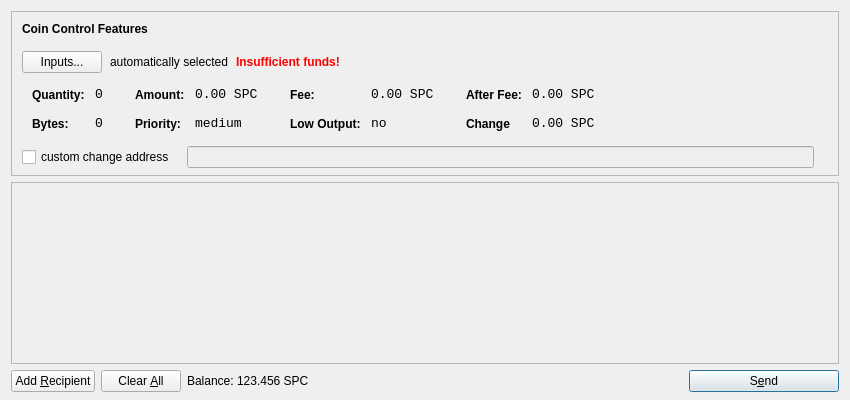
<?xml version="1.0" encoding="UTF-8"?>
<ui version="4.0">
 <class>SendCoinsDialog</class>
 <widget class="QDialog" name="SendCoinsDialog">
  <property name="geometry">
   <rect>
    <x>0</x>
    <y>0</y>
    <width>850</width>
    <height>400</height>
   </rect>
  </property>
  <property name="windowTitle">
   <string>Send Coins</string>
  </property>
  <property name="styleSheet">
   <string notr="true">QListView { background: transparent; }</string>
  </property>
  <layout class="QVBoxLayout" name="verticalLayout" stretch="0,1,0">
   <property name="bottomMargin">
    <number>8</number>
   </property>
   <item>
    <widget class="QFrame" name="frameCoinControl">
     <property name="sizePolicy">
      <sizepolicy hsizetype="Expanding" vsizetype="Expanding">
       <horstretch>0</horstretch>
       <verstretch>0</verstretch>
      </sizepolicy>
     </property>
     <property name="maximumSize">
      <size>
       <width>16777215</width>
       <height>16777215</height>
      </size>
     </property>
     <property name="styleSheet">
      <string notr="true">QListView { background: transparent; }</string>
     </property>
     <property name="frameShape">
      <enum>QFrame::StyledPanel</enum>
     </property>
     <property name="frameShadow">
      <enum>QFrame::Sunken</enum>
     </property>
     <layout class="QVBoxLayout" name="verticalLayoutCoinControl2">
      <property name="spacing">
       <number>6</number>
      </property>
      <property name="leftMargin">
       <number>0</number>
      </property>
      <property name="topMargin">
       <number>0</number>
      </property>
      <property name="rightMargin">
       <number>0</number>
      </property>
      <property name="bottomMargin">
       <number>6</number>
      </property>
      <item>
       <layout class="QVBoxLayout" name="verticalLayoutCoinControl" stretch="0,0,0,0,1">
        <property name="spacing">
         <number>0</number>
        </property>
        <property name="leftMargin">
         <number>10</number>
        </property>
        <property name="topMargin">
         <number>10</number>
        </property>
        <item>
         <layout class="QHBoxLayout" name="horizontalLayoutCoinControl1">
          <property name="bottomMargin">
           <number>15</number>
          </property>
          <item>
           <widget class="QLabel" name="labelCoinControlFeatures">
            <property name="sizePolicy">
             <sizepolicy hsizetype="Preferred" vsizetype="Maximum">
              <horstretch>0</horstretch>
              <verstretch>0</verstretch>
             </sizepolicy>
            </property>
            <property name="font">
             <font>
              <weight>75</weight>
              <bold>true</bold>
             </font>
            </property>
            <property name="styleSheet">
             <string notr="true">font-weight:bold;</string>
            </property>
            <property name="text">
             <string>Coin Control Features</string>
            </property>
           </widget>
          </item>
         </layout>
        </item>
        <item>
         <layout class="QHBoxLayout" name="horizontalLayoutCoinControl2" stretch="0,0,0,0">
          <property name="spacing">
           <number>8</number>
          </property>
          <property name="bottomMargin">
           <number>10</number>
          </property>
          <item>
           <widget class="QPushButton" name="pushButtonCoinControl">
            <property name="styleSheet">
             <string notr="true"/>
            </property>
            <property name="text">
             <string>Inputs...</string>
            </property>
           </widget>
          </item>
          <item>
           <widget class="QLabel" name="labelCoinControlAutomaticallySelected">
            <property name="text">
             <string>automatically selected</string>
            </property>
            <property name="margin">
             <number>5</number>
            </property>
           </widget>
          </item>
          <item>
           <widget class="QLabel" name="labelCoinControlInsuffFunds">
            <property name="font">
             <font>
              <weight>75</weight>
              <bold>true</bold>
             </font>
            </property>
            <property name="styleSheet">
             <string notr="true">color:red;font-weight:bold;</string>
            </property>
            <property name="text">
             <string>Insufficient funds!</string>
            </property>
            <property name="margin">
             <number>5</number>
            </property>
           </widget>
          </item>
          <item>
           <spacer name="horizontalSpacerCoinControl">
            <property name="orientation">
             <enum>Qt::Horizontal</enum>
            </property>
            <property name="sizeHint" stdset="0">
             <size>
              <width>40</width>
              <height>1</height>
             </size>
            </property>
           </spacer>
          </item>
         </layout>
        </item>
        <item>
         <widget class="QWidget" name="widgetCoinControl" native="true">
          <property name="sizePolicy">
           <sizepolicy hsizetype="Preferred" vsizetype="Preferred">
            <horstretch>0</horstretch>
            <verstretch>0</verstretch>
           </sizepolicy>
          </property>
          <property name="minimumSize">
           <size>
            <width>0</width>
            <height>0</height>
           </size>
          </property>
          <property name="styleSheet">
           <string notr="true"/>
          </property>
          <layout class="QHBoxLayout" name="horizontalLayoutCoinControl5">
           <property name="margin">
            <number>0</number>
           </property>
           <item>
            <layout class="QHBoxLayout" name="horizontalLayoutCoinControl3" stretch="0,0,0,1">
             <property name="spacing">
              <number>20</number>
             </property>
             <property name="topMargin">
              <number>0</number>
             </property>
             <property name="bottomMargin">
              <number>10</number>
             </property>
             <item>
              <layout class="QFormLayout" name="formLayoutCoinControl1">
               <property name="horizontalSpacing">
                <number>10</number>
               </property>
               <property name="verticalSpacing">
                <number>14</number>
               </property>
               <property name="leftMargin">
                <number>10</number>
               </property>
               <property name="topMargin">
                <number>4</number>
               </property>
               <property name="rightMargin">
                <number>6</number>
               </property>
               <item row="0" column="0">
                <widget class="QLabel" name="labelCoinControlQuantityText">
                 <property name="styleSheet">
                  <string notr="true">font-weight:bold;</string>
                 </property>
                 <property name="text">
                  <string>Quantity:</string>
                 </property>
                 <property name="margin">
                  <number>0</number>
                 </property>
                </widget>
               </item>
               <item row="0" column="1">
                <widget class="QLabel" name="labelCoinControlQuantity">
                 <property name="font">
                  <font>
                   <family>Monospace</family>
                   <pointsize>10</pointsize>
                  </font>
                 </property>
                 <property name="cursor">
                  <cursorShape>IBeamCursor</cursorShape>
                 </property>
                 <property name="contextMenuPolicy">
                  <enum>Qt::ActionsContextMenu</enum>
                 </property>
                 <property name="text">
                  <string>0</string>
                 </property>
                 <property name="margin">
                  <number>0</number>
                 </property>
                 <property name="textInteractionFlags">
                  <set>Qt::LinksAccessibleByMouse|Qt::TextSelectableByKeyboard|Qt::TextSelectableByMouse</set>
                 </property>
                </widget>
               </item>
               <item row="1" column="0">
                <widget class="QLabel" name="labelCoinControlBytesText">
                 <property name="styleSheet">
                  <string notr="true">font-weight:bold;</string>
                 </property>
                 <property name="text">
                  <string>Bytes:</string>
                 </property>
                </widget>
               </item>
               <item row="1" column="1">
                <widget class="QLabel" name="labelCoinControlBytes">
                 <property name="font">
                  <font>
                   <family>Monospace</family>
                   <pointsize>10</pointsize>
                  </font>
                 </property>
                 <property name="cursor">
                  <cursorShape>IBeamCursor</cursorShape>
                 </property>
                 <property name="contextMenuPolicy">
                  <enum>Qt::ActionsContextMenu</enum>
                 </property>
                 <property name="text">
                  <string>0</string>
                 </property>
                 <property name="textInteractionFlags">
                  <set>Qt::LinksAccessibleByMouse|Qt::TextSelectableByKeyboard|Qt::TextSelectableByMouse</set>
                 </property>
                </widget>
               </item>
              </layout>
             </item>
             <item>
              <layout class="QFormLayout" name="formLayoutCoinControl2">
               <property name="horizontalSpacing">
                <number>10</number>
               </property>
               <property name="verticalSpacing">
                <number>14</number>
               </property>
               <property name="leftMargin">
                <number>6</number>
               </property>
               <property name="topMargin">
                <number>4</number>
               </property>
               <property name="rightMargin">
                <number>6</number>
               </property>
               <item row="0" column="0">
                <widget class="QLabel" name="labelCoinControlAmountText">
                 <property name="styleSheet">
                  <string notr="true">font-weight:bold;</string>
                 </property>
                 <property name="text">
                  <string>Amount:</string>
                 </property>
                 <property name="margin">
                  <number>0</number>
                 </property>
                </widget>
               </item>
               <item row="0" column="1">
                <widget class="QLabel" name="labelCoinControlAmount">
                 <property name="font">
                  <font>
                   <family>Monospace</family>
                   <pointsize>10</pointsize>
                  </font>
                 </property>
                 <property name="cursor">
                  <cursorShape>IBeamCursor</cursorShape>
                 </property>
                 <property name="contextMenuPolicy">
                  <enum>Qt::ActionsContextMenu</enum>
                 </property>
                 <property name="text">
                  <string>0.00 SPC</string>
                 </property>
                 <property name="textInteractionFlags">
                  <set>Qt::LinksAccessibleByMouse|Qt::TextSelectableByKeyboard|Qt::TextSelectableByMouse</set>
                 </property>
                </widget>
               </item>
               <item row="1" column="0">
                <widget class="QLabel" name="labelCoinControlPriorityText">
                 <property name="styleSheet">
                  <string notr="true">font-weight:bold;</string>
                 </property>
                 <property name="text">
                  <string>Priority:</string>
                 </property>
                </widget>
               </item>
               <item row="1" column="1">
                <widget class="QLabel" name="labelCoinControlPriority">
                 <property name="font">
                  <font>
                   <family>Monospace</family>
                   <pointsize>10</pointsize>
                  </font>
                 </property>
                 <property name="cursor">
                  <cursorShape>IBeamCursor</cursorShape>
                 </property>
                 <property name="contextMenuPolicy">
                  <enum>Qt::ActionsContextMenu</enum>
                 </property>
                 <property name="text">
                  <string>medium</string>
                 </property>
                 <property name="textInteractionFlags">
                  <set>Qt::LinksAccessibleByMouse|Qt::TextSelectableByKeyboard|Qt::TextSelectableByMouse</set>
                 </property>
                </widget>
               </item>
              </layout>
             </item>
             <item>
              <layout class="QFormLayout" name="formLayoutCoinControl3">
               <property name="horizontalSpacing">
                <number>10</number>
               </property>
               <property name="verticalSpacing">
                <number>14</number>
               </property>
               <property name="leftMargin">
                <number>6</number>
               </property>
               <property name="topMargin">
                <number>4</number>
               </property>
               <property name="rightMargin">
                <number>6</number>
               </property>
               <item row="0" column="0">
                <widget class="QLabel" name="labelCoinControlFeeText">
                 <property name="styleSheet">
                  <string notr="true">font-weight:bold;</string>
                 </property>
                 <property name="text">
                  <string>Fee:</string>
                 </property>
                 <property name="margin">
                  <number>0</number>
                 </property>
                </widget>
               </item>
               <item row="0" column="1">
                <widget class="QLabel" name="labelCoinControlFee">
                 <property name="font">
                  <font>
                   <family>Monospace</family>
                   <pointsize>10</pointsize>
                  </font>
                 </property>
                 <property name="cursor">
                  <cursorShape>IBeamCursor</cursorShape>
                 </property>
                 <property name="contextMenuPolicy">
                  <enum>Qt::ActionsContextMenu</enum>
                 </property>
                 <property name="text">
                  <string>0.00 SPC</string>
                 </property>
                 <property name="textInteractionFlags">
                  <set>Qt::LinksAccessibleByMouse|Qt::TextSelectableByKeyboard|Qt::TextSelectableByMouse</set>
                 </property>
                </widget>
               </item>
               <item row="1" column="0">
                <widget class="QLabel" name="labelCoinControlLowOutputText">
                 <property name="styleSheet">
                  <string notr="true">font-weight:bold;</string>
                 </property>
                 <property name="text">
                  <string>Low Output:</string>
                 </property>
                </widget>
               </item>
               <item row="1" column="1">
                <widget class="QLabel" name="labelCoinControlLowOutput">
                 <property name="font">
                  <font>
                   <family>Monospace</family>
                   <pointsize>10</pointsize>
                  </font>
                 </property>
                 <property name="cursor">
                  <cursorShape>IBeamCursor</cursorShape>
                 </property>
                 <property name="contextMenuPolicy">
                  <enum>Qt::ActionsContextMenu</enum>
                 </property>
                 <property name="text">
                  <string>no</string>
                 </property>
                 <property name="textInteractionFlags">
                  <set>Qt::LinksAccessibleByMouse|Qt::TextSelectableByKeyboard|Qt::TextSelectableByMouse</set>
                 </property>
                </widget>
               </item>
              </layout>
             </item>
             <item>
              <layout class="QFormLayout" name="formLayoutCoinControl4">
               <property name="horizontalSpacing">
                <number>10</number>
               </property>
               <property name="verticalSpacing">
                <number>14</number>
               </property>
               <property name="leftMargin">
                <number>6</number>
               </property>
               <property name="topMargin">
                <number>4</number>
               </property>
               <property name="rightMargin">
                <number>6</number>
               </property>
               <item row="0" column="0">
                <widget class="QLabel" name="labelCoinControlAfterFeeText">
                 <property name="styleSheet">
                  <string notr="true">font-weight:bold;</string>
                 </property>
                 <property name="text">
                  <string>After Fee:</string>
                 </property>
                 <property name="margin">
                  <number>0</number>
                 </property>
                </widget>
               </item>
               <item row="0" column="1">
                <widget class="QLabel" name="labelCoinControlAfterFee">
                 <property name="font">
                  <font>
                   <family>Monospace</family>
                   <pointsize>10</pointsize>
                  </font>
                 </property>
                 <property name="cursor">
                  <cursorShape>IBeamCursor</cursorShape>
                 </property>
                 <property name="contextMenuPolicy">
                  <enum>Qt::ActionsContextMenu</enum>
                 </property>
                 <property name="text">
                  <string>0.00 SPC</string>
                 </property>
                 <property name="textInteractionFlags">
                  <set>Qt::LinksAccessibleByMouse|Qt::TextSelectableByKeyboard|Qt::TextSelectableByMouse</set>
                 </property>
                </widget>
               </item>
               <item row="1" column="0">
                <widget class="QLabel" name="labelCoinControlChangeText">
                 <property name="styleSheet">
                  <string notr="true">font-weight:bold;</string>
                 </property>
                 <property name="text">
                  <string>Change</string>
                 </property>
                </widget>
               </item>
               <item row="1" column="1">
                <widget class="QLabel" name="labelCoinControlChange">
                 <property name="font">
                  <font>
                   <family>Monospace</family>
                   <pointsize>10</pointsize>
                  </font>
                 </property>
                 <property name="cursor">
                  <cursorShape>IBeamCursor</cursorShape>
                 </property>
                 <property name="contextMenuPolicy">
                  <enum>Qt::ActionsContextMenu</enum>
                 </property>
                 <property name="text">
                  <string>0.00 SPC</string>
                 </property>
                 <property name="textInteractionFlags">
                  <set>Qt::LinksAccessibleByMouse|Qt::TextSelectableByKeyboard|Qt::TextSelectableByMouse</set>
                 </property>
                </widget>
               </item>
              </layout>
             </item>
            </layout>
           </item>
          </layout>
         </widget>
        </item>
        <item>
         <layout class="QHBoxLayout" name="horizontalLayoutCoinControl4" stretch="0,0,0">
          <property name="spacing">
           <number>12</number>
          </property>
          <property name="sizeConstraint">
           <enum>QLayout::SetDefaultConstraint</enum>
          </property>
          <property name="topMargin">
           <number>5</number>
          </property>
          <property name="rightMargin">
           <number>5</number>
          </property>
          <item>
           <widget class="QCheckBox" name="checkBoxCoinControlChange">
            <property name="text">
             <string>custom change address</string>
            </property>
           </widget>
          </item>
          <item>
           <widget class="QLineEdit" name="lineEditCoinControlChange">
            <property name="enabled">
             <bool>false</bool>
            </property>
            <property name="sizePolicy">
             <sizepolicy hsizetype="Expanding" vsizetype="Fixed">
              <horstretch>0</horstretch>
              <verstretch>0</verstretch>
             </sizepolicy>
            </property>
           </widget>
          </item>
          <item>
           <widget class="QLabel" name="labelCoinControlChangeLabel">
            <property name="sizePolicy">
             <sizepolicy hsizetype="Preferred" vsizetype="Expanding">
              <horstretch>0</horstretch>
              <verstretch>0</verstretch>
             </sizepolicy>
            </property>
            <property name="minimumSize">
             <size>
              <width>0</width>
              <height>0</height>
             </size>
            </property>
            <property name="text">
             <string/>
            </property>
            <property name="margin">
             <number>3</number>
            </property>
           </widget>
          </item>
         </layout>
        </item>
        <item>
         <spacer name="verticalSpacerCoinControl">
          <property name="orientation">
           <enum>Qt::Vertical</enum>
          </property>
          <property name="sizeHint" stdset="0">
           <size>
            <width>800</width>
            <height>1</height>
           </size>
          </property>
         </spacer>
        </item>
       </layout>
      </item>
     </layout>
    </widget>
   </item>
   <item>
    <widget class="QScrollArea" name="scrollArea">
     <property name="widgetResizable">
      <bool>true</bool>
     </property>
     <widget class="QWidget" name="scrollAreaWidgetContents">
      <property name="geometry">
       <rect>
        <x>0</x>
        <y>0</y>
        <width>828</width>
        <height>162</height>
       </rect>
      </property>
      <layout class="QVBoxLayout" name="verticalLayout_2">
       <property name="margin">
        <number>0</number>
       </property>
       <item>
        <layout class="QVBoxLayout" name="entries">
         <property name="spacing">
          <number>6</number>
         </property>
        </layout>
       </item>
       <item>
        <spacer name="verticalSpacer">
         <property name="orientation">
          <enum>Qt::Vertical</enum>
         </property>
         <property name="sizeHint" stdset="0">
          <size>
           <width>20</width>
           <height>40</height>
          </size>
         </property>
        </spacer>
       </item>
      </layout>
     </widget>
    </widget>
   </item>
   <item>
    <layout class="QHBoxLayout" name="horizontalLayout">
     <item>
      <widget class="QPushButton" name="addButton">
       <property name="toolTip">
        <string>Send to multiple recipients at once</string>
       </property>
       <property name="text">
        <string>Add &amp;Recipient</string>
       </property>
       <property name="icon">
        <iconset resource="../bitcoin.qrc">
         <normaloff>:/icons/add</normaloff>:/icons/add</iconset>
       </property>
       <property name="autoDefault">
        <bool>false</bool>
       </property>
      </widget>
     </item>
     <item>
      <widget class="QPushButton" name="clearButton">
       <property name="sizePolicy">
        <sizepolicy hsizetype="Minimum" vsizetype="Fixed">
         <horstretch>0</horstretch>
         <verstretch>0</verstretch>
        </sizepolicy>
       </property>
       <property name="toolTip">
        <string>Remove all transaction fields</string>
       </property>
       <property name="text">
        <string>Clear &amp;All</string>
       </property>
       <property name="icon">
        <iconset resource="../bitcoin.qrc">
         <normaloff>:/icons/remove</normaloff>:/icons/remove</iconset>
       </property>
       <property name="autoRepeatDelay">
        <number>300</number>
       </property>
       <property name="autoDefault">
        <bool>false</bool>
       </property>
      </widget>
     </item>
     <item>
      <layout class="QHBoxLayout" name="horizontalLayout_2">
       <property name="spacing">
        <number>3</number>
       </property>
       <item>
        <widget class="QLabel" name="label">
         <property name="sizePolicy">
          <sizepolicy hsizetype="Preferred" vsizetype="Fixed">
           <horstretch>0</horstretch>
           <verstretch>0</verstretch>
          </sizepolicy>
         </property>
         <property name="text">
          <string>Balance:</string>
         </property>
        </widget>
       </item>
       <item>
        <widget class="QLabel" name="labelBalance">
         <property name="sizePolicy">
          <sizepolicy hsizetype="Preferred" vsizetype="Fixed">
           <horstretch>0</horstretch>
           <verstretch>0</verstretch>
          </sizepolicy>
         </property>
         <property name="cursor">
          <cursorShape>IBeamCursor</cursorShape>
         </property>
         <property name="text">
          <string>123.456 SPC</string>
         </property>
         <property name="textInteractionFlags">
          <set>Qt::LinksAccessibleByMouse|Qt::TextSelectableByKeyboard|Qt::TextSelectableByMouse</set>
         </property>
        </widget>
       </item>
      </layout>
     </item>
     <item>
      <spacer name="horizontalSpacer">
       <property name="orientation">
        <enum>Qt::Horizontal</enum>
       </property>
       <property name="sizeHint" stdset="0">
        <size>
         <width>40</width>
         <height>20</height>
        </size>
       </property>
      </spacer>
     </item>
     <item>
      <widget class="QPushButton" name="sendButton">
       <property name="minimumSize">
        <size>
         <width>150</width>
         <height>0</height>
        </size>
       </property>
       <property name="toolTip">
        <string>Confirm the send action</string>
       </property>
       <property name="text">
        <string>S&amp;end</string>
       </property>
       <property name="icon">
        <iconset resource="../bitcoin.qrc">
         <normaloff>:/icons/send</normaloff>:/icons/send</iconset>
       </property>
       <property name="default">
        <bool>true</bool>
       </property>
      </widget>
     </item>
    </layout>
   </item>
  </layout>
 </widget>
 <resources>
  <include location="../bitcoin.qrc"/>
 </resources>
 <connections/>
</ui>
